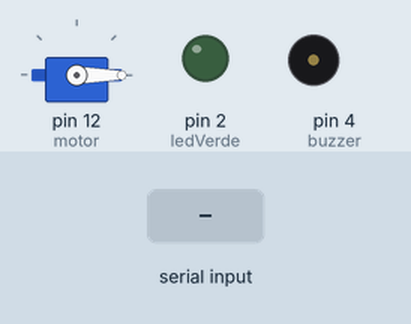
A sketch run on a simulated Arduino Uno, built with avr-gcc and run on an emulated ATmega328P. On the bench: servo, output pins drawn as LEDs (lit = HIGH), buzzer (waves = sounding, pin HIGH). The test bench sets the inputs (shaded band). What the sketch prints to the serial monitor is not drawn.

Above: at 1.2 s.
1.3 s: "90,45\n" received over Serial
At 1.6 s:
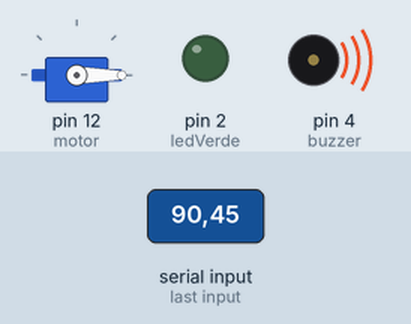
Timing chart, 0 to 11.2 s (numbered marks = the images above; inputs shaded):
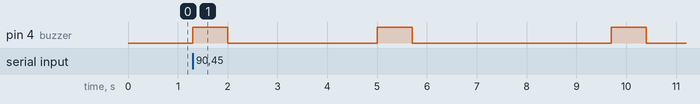

The sketch:

casa_inteligente_tranca_com_senha1.ino
```cpp
# include<Servo.h>
Servo motor;
const int buzzer = 4;
const int ledVermelho = 4;
const int ledVerde = 2;
const int senhaCorreta = 111;
int senhaDigitada;

void setup()
{
  Serial.begin(9600);
  motor.attach(12);
  pinMode(ledVermelho, OUTPUT);
  pinMode(ledVerde, OUTPUT);
  pinMode(buzzer, OUTPUT); //configura o buzzer da porta 4 como saida
  motor.write(0);

}


void loop()
{
  //

  Serial.println("BEM-VINDO digite a senha!");
  while(!Serial.available());
  senhaDigitada = Serial.parseInt();

  if(senhaCorreta == senhaDigitada) {
    digitalWrite(ledVerde, HIGH);
    delay(700);
    digitalWrite(ledVerde, LOW);
    motor.write(90);
  }else {//errou
    digitalWrite(buzzer, HIGH);
    digitalWrite(ledVermelho, HIGH);
    delay(700);
    digitalWrite(ledVermelho, LOW);
    digitalWrite(buzzer, LOW);


  }
  delay(3000);
  //fim do loop
}
```

Measured:
- after the input at 1.3 s, pin 4 (buzzer): goes HIGH 0.70 s, LOW 3.0 s, HIGH 0.70 s, LOW 4.0 s, HIGH 0.70 s, then LOW, starting at once
